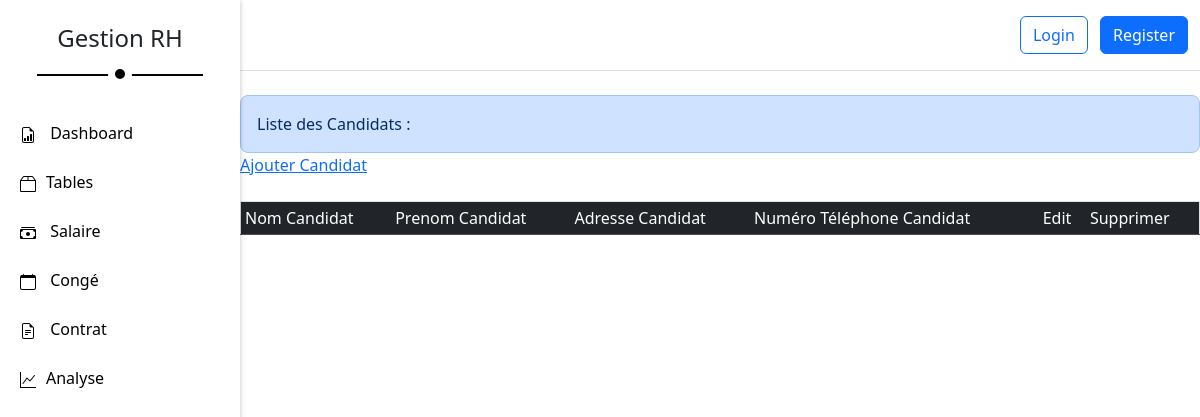
Page /rh/tables/candidat/ on the earlier database version.
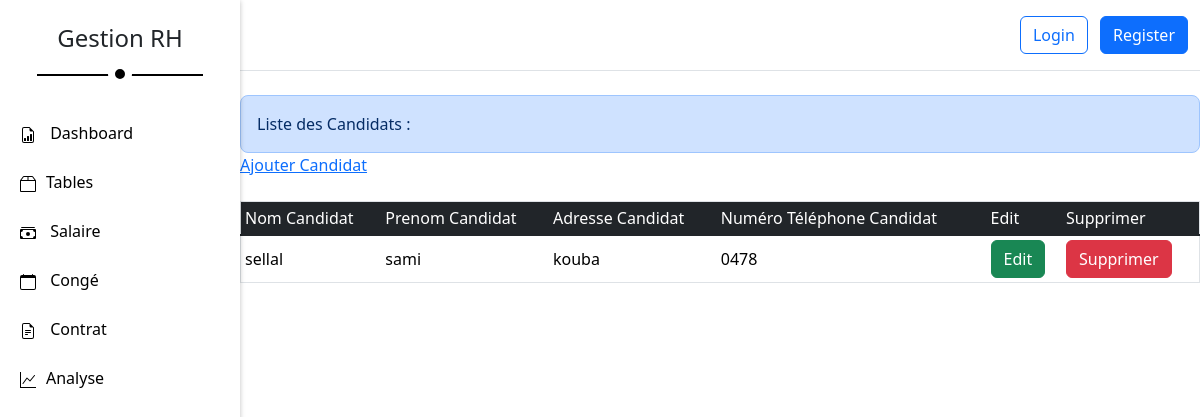
Same page on the later database version.
### apps/app/models.py (models this page shows)
class Candidat(models.Model):
    nomC = models.CharField(max_length=100)
    prenomC = models.CharField(max_length=100)
    adresseC = models.TextField()
    tlfn_candidat = models.CharField(max_length=20)

### apps/candidat/views.py (the view)
# urls.py: path('candidat/',views.listeCandidat,name='listeCandidat'),
def listeCandidat(request):
    candidats = Candidat.objects.all()
    return render(request,"pages/RH/tables/candidat/listeCandidat.html",{'candidats':candidats})

### templates/pages/RH/tables/candidat/listeCandidat.html (shortened to what this page needs)
{% extends "../../../../base.html" %}
{% block content %}
<div class="container p-3 mt-4 text-primary-emphasis bg-primary-subtle border border-primary-subtle rounded-3">
    Liste des Candidats :
  </div>
  <div>
    <a href="{% url 'ajouterCandidat' %}">Ajouter Candidat</a>
  </div>
<table border="1px" class="container my-4 table table-sm align-middle">
    <thead class="table-dark">
        <tr>
            <td>Nom Candidat</td>
            <td>Prenom Candidat</td>
            <td>Adresse Candidat</td>
            <td>Numéro Téléphone Candidat</td>
            <td>Edit</td>
            <td>Supprimer</td>
        </tr>
    </thead>
    <tbody class="table-group-divider">
        {% for candidat in candidats %}
        <tr>
            <td>{{candidat.nomC}}</td>
            <td>{{candidat.prenomC}}</td>
            <td>{{candidat.adresseC}}</td>
            <td>{{candidat.tlfn_candidat}}</td>
            <td><a href="{% url 'modifierCandidat' candidat.id %}" class="btn btn-success"> Edit </a></td>
            <td><a href="{% url 'supprimerCandidat' candidat.id %}" class="btn btn-danger"> Supprimer </a></td>
        </tr>
        {% endfor%}
    </tbody>
</table>
{% endblock %}

Differences in the rows shown:
added Candidat: nomC "sellal", prenomC "sami", adresseC "kouba", tlfn_candidat "0478"
